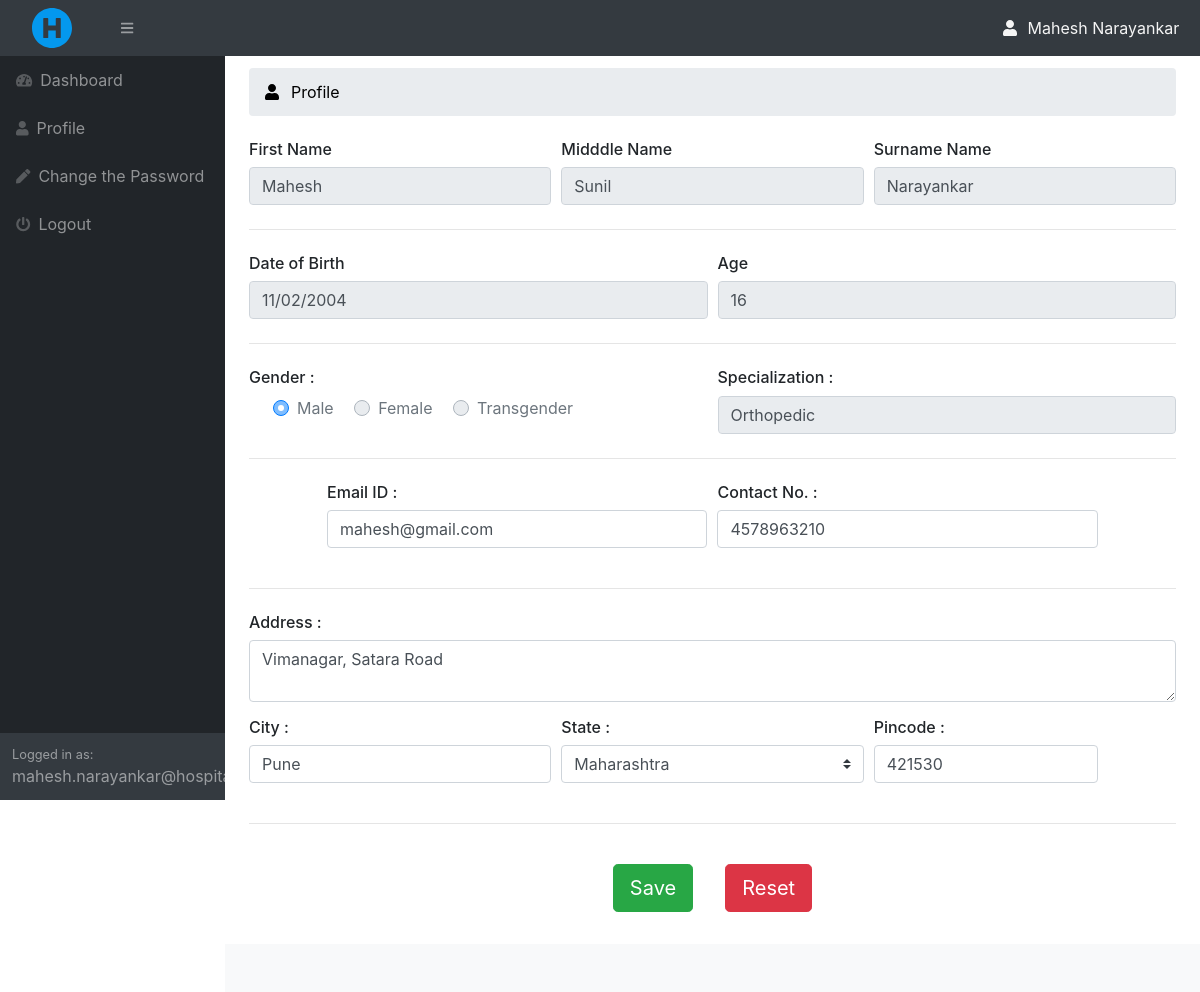
The page /profile_dr.php (signed in) on the database its author committed.
### tables this page shows
CREATE TABLE `doctors` (
  `id` int(11) UNSIGNED NOT NULL,
  `first_name` varchar(25) NOT NULL,
  `middle_name` varchar(25) NOT NULL,
  `last_name` varchar(25) DEFAULT NULL,
  `gender` enum('M','F','T') NOT NULL,
  `dob` date NOT NULL,
  `age` tinyint(3) UNSIGNED NOT NULL,
  `specialization` varchar(30) NOT NULL,
  `contact_no` bigint(20) UNSIGNED NOT NULL,
  `email_id` varchar(128) NOT NULL,
  `address` varchar(128) NOT NULL,
  `city` varchar(20) NOT NULL,
  `state` varchar(20) NOT NULL,
  `pincode` mediumint(8) UNSIGNED NOT NULL,
  `username` varchar(128) NOT NULL,
  `verified` int(11) DEFAULT 0,
  `join_date` date DEFAULT cast('0000-00-00' as date),
  `password` varchar(20) NOT NULL
);

### profile_dr.php (the view, shortened to what this page needs)
<?php
     $query ="SELECT first_name ,last_name FROM doctors WHERE username=?";
     $stmt = $conn->prepare($query);
     $stmt->bind_param("s", $_SESSION['username']);
     $stmt->execute() or die("Unable to execute query");
     $stmt->store_result();
     $stmt->bind_result($fname, $lname);
    $fetch_sql= "SELECT middle_name, dob, age,
                    gender, specialization, email_id, contact_no,
                    address, city, state, pincode
                    FROM doctors WHERE username = ?";
    $stmt = $conn->prepare($fetch_sql);
    $stmt->bind_param("s", $_SESSION['username']);
    $stmt->execute() or die("Unable to execute query");
    $stmt->store_result();
    $stmt->bind_result($mname, $wrong_dob, $age, $gender, $special, $email, $contact, $addr, $city, $state, $pincode);
    $wrong_dob = explode("-", $wrong_dob);
    $dob = $wrong_dob[2].'/'.$wrong_dob[1].'/'.$wrong_dob[0];
?>
<!DOCTYPE html>
<html lang="en">
    <head>
        <link href="css/styles.css" rel="stylesheet" />
    </head>
    <body class="sb-nav-fixed">
        <nav class="sb-topnav navbar navbar-expand navbar-dark bg-dark">
            <span class="h1 fas fa-hospital-symbol" style="color:rgb(4, 152, 238); margin: auto 2rem;" id="logo">
            </span>
            <button class="btn btn-link btn-sm order-1 order-lg-0" id="sidebarToggle" style="margin: auto 0.5rem;" href="#"><i class="fas fa-bars"></i></button>
            <div class="form-inline ml-auto" style="color:whitesmoke; margin-right:0.3rem;">
                <i class="fas fa-user fa-fw" style="margin-right: 0.5rem;"></i>
               <?= htmlentities($fname)." ". htmlentities($lname);?>
            </div>
        </nav>
        <div id="layoutSidenav">
            <div id="layoutSidenav_nav">
                <nav class="sb-sidenav accordion sb-sidenav-dark" id="sidenavAccordion">
                    <div class="sb-sidenav-menu">
                        <div class="nav">
                            <a class="nav-link" href="dashboard_dr.php">
                                <div class="sb-nav-link-icon"><i class="fas fa-tachometer-alt"></i></div>
                                Dashboard
                            </a>
                            <a class="nav-link" href="#">
                                <div class="sb-nav-link-icon"><i class="fas fa-user"></i></div>
                                Profile
                            </a>
                            <a class="nav-link" href="#" data-toggle="modal" data-target="#change-pass-modal">
                                <div class="sb-nav-link-icon"><i class="fas fa-pen"></i></div>
                                Change the Password
                            </a>
                            <a class="nav-link" href="include/logout-inc.php">
                                <div class="sb-nav-link-icon"><i class="fas fa-power-off"></i></div>
                                Logout
                            </a>
                        </div>
                    </div>
                    <div class="sb-sidenav-footer">
                        <div class="small">Logged in as:</div>
                        <?= htmlentities($_SESSION['username']);?>
                    </div>
                </nav>
            </div>
            <div id="layoutSidenav_content">
                <main>
                    <div class="container-fluid" style="margin-top: 0.75rem;">
                        <div class="breadcrumb mb-4 d-flex align-items-center" style="color: black;">
                            <i class="fas fa-user" style="margin-right: 0.75rem;"></i>
                             Profile
                        </div>
                        <form method="POST" id="profile-form" action="include/profile-inc.php">
                            <div class="form-row">
                                 <div class="col-md-4">
                                    <label class="h6" for="fname">First Name</label>
                                    <input type="text" class="form-control border-prop" name="first-name" id="fname"
                                    value="<?= htmlentities($fname);?>"
                                    placeholder="NA" disabled>
                                  </div>
                                  <div class="col-md-4">
                                      <label class="h6" for="mname">Midddle Name</label>
                                      <input type="text" class="form-control border-prop" name="middle-name" id="mname"
                                      value="<?= htmlentities($mname);?>"
                                      placeholder="NA" disabled>
                                  </div>
                                  <div class="col">
                                      <label class="h6" for="lname">Surname Name</label>
                                      <input type="text" class="form-control border-prop" name="last-name" id="lname"
                                      value="<?= htmlentities($lname);?>"
                                      placeholder="NA" disabled>
                                  </div>
                            </div>
                            <hr class="my-4">
                            <div class="form-row">
                                <div class="col" id="dateInput">
                                    <label class="h6" for="dob">Date of Birth</label>
                                    <input type='text' class="form-control border-prop" name="dob" id="dob"
                                    value="<?= htmlentities($dob);?>"
                                    placeholder="NA" disabled autocomplete="off"/>
                                </div>
                                <div class="col">
                                    <label class="h6" for="age">Age</label>
                                    <input type="text" class="form-control border-prop" name="age" id="age"
                                    value="<?= htmlentities($age);?>"
                                    placeholder="NA" disabled>
                                </div>
                            </div>
                            <hr class="my-4">
                            <div class="form-row">
                                <div class="col-md-6">
                                    <label class="h6" for="genderlabel" id="gender-id">Gender :</label>
                                    <div class="custom-control">
                                        <div class="custom-control custom-radio custom-control-inline" name="genderlabel">
                                            <label class="custom-control-label" for="M">Male</label>
                                        </div>
                                        <div class="custom-control custom-radio custom-control-inline">
                                            <label class="custom-control-label" for="F">Female</label>
                                        </div>
                                        <div class="custom-control custom-radio custom-control-inline">
                                            <label class="custom-control-label" for="T">Transgender</label>
                                        </div>
                                    </div>
                                </div>
                                <div class="col-md-6">
                                    <label class="h6" for="genderlabel" id="gender-id">Specialization :</label>
                                    <input type="text" class="form-control border-prop" name="special" id="special"
                                    value="<?= htmlentities($special);?>"
                                    placeholder="NA" disabled>
                                </div>
                            </div>
                            <hr class="my-4">
                            <div class="form-row">
                                <div class="col-md-5 offset-md-1">
                                    <label class="h6" for="email">Email ID :</label>
                                    <input type="email" class="form-control border-prop" name="email" id="email"
                                    value="<?= htmlentities($email);?>"
                                    placeholder="NA" required>
                                </div>
                                <div class="form-group col-md-5">
                                    <label class="h6" for="contact">Contact No. :</label>
                                    <input type="text" class="form-control border-prop remove-arrow" name="contact" id="contact"
                                    value="<?= htmlentities($contact);?>"
                                    placeholder="NA" required>
                                </div>
                            </div>
                            <hr class="my-4">
                            <div class="form-group">
                                <label class="h6" for="address">Address :</label>
                                <textarea name="address" id="address" class="form-control border-prop" rows="2" placeholder="NA" required><?= htmlentities($addr);?></textarea>
                            </div>
                            <div class="form-row">
                                <div class="col-md-4">
                                    <label class="h6" for="city">City :</label>
                                    <input type="text" class="form-control border-prop" name="city" id="city"
                                    value="<?= htmlentities($city);?>"
                                    placeholder="NA" required>
                                </div>
                                <div class="col-md-4">
                                    <label class="h6" for="state">State :</label>
                                    <select id="state" class="custom-select border-prop" name="state" required>
                                        <option value="Maharashtra"
                                            <?= $state=="Maharashtra"?'selected':'';?>
                                        >Maharashtra</option>
                                    </select>
                                </div>
                                <div class="form-group col-md-3">
                                    <label class="h6" for="zipcode">Pincode :</label>
                                    <input type="text" class="form-control border-prop remove-arrow" name="zipcode" id="zipcode"
                                    value="<?= htmlentities($pincode);?>"
                                    placeholder="NA" required>
                                </div>
                            </div>
                            <hr class="my-4">
                            <div class="d-flex justify-content-center">
                                <input type="submit" name="save" id="savebtn" class="btn btn-success btn-lg" value="Save" style="margin: 1rem;">
                                <input type="reset" name="reset" id="resetbtn" class="btn btn-danger btn-lg" value="Reset" style="margin: 1rem;"
                                 onclick="window.location.href='profile_dr.php';" >
                            </div>
                        </form>
                </main>
                <footer class="py-4 bg-light mt-auto">
                </footer>
            </div>
        </div>
    </body>
</html>

### rows shown on the page
doctors: first_name "Mahesh", last_name "Narayankar", first-name "Mahesh", middle-name "Sunil", last-name "Narayankar", dob "11/02/2004", age "16", special "Orthopedic", email "mahesh@gmail.com", contact "4578963210", address "Vimanagar, Satara Road", city "Pune", state "Maharashtra", zipcode "421530"

### other values the page prints
$_SESSION['username'] "mahesh.narayankar@hospital.com"
